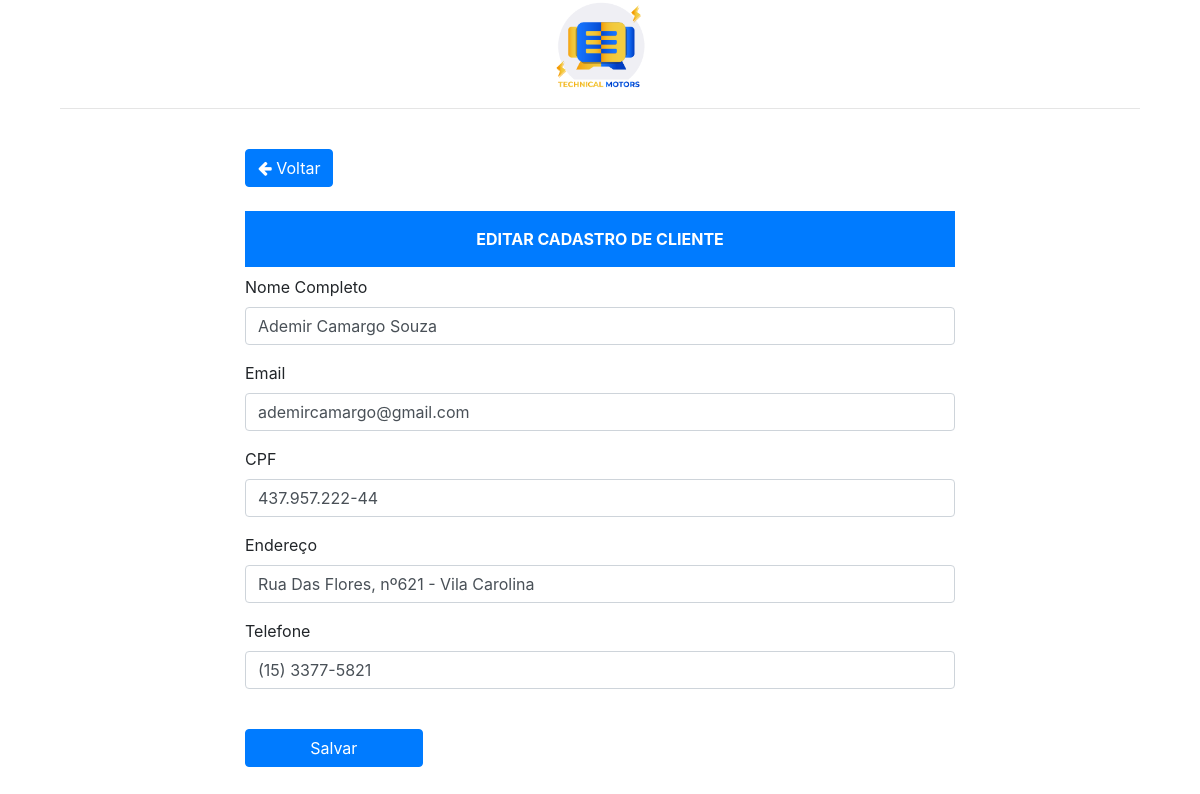
The app's page /cliente/1 with its own data.
### app/models.py (models this page shows, shortened)
class Clientes(db.Model, UserMixin):
    __tablename__ = "clientes"
    id = db.Column(db.Integer, primary_key=True, autoincrement=True)
    nome = db.Column(db.String(100), nullable=False)
    email = db.Column(db.String(100), nullable=False, unique=True, index=True)
    cpf = db.Column(db.String(100), nullable=True, unique=True)
    endereco = db.Column(db.String(100), nullable=False)
    telefone = db.Column(db.String(100), nullable=False)

### app/view_clientes/views.py (the view, shortened to what this page needs)
@clientes.route("/cliente/<int:id>", methods=["GET", "POST"])
def editar(id):
    clientes = Clientes.query.get(id)
    form = EditarClienteForm()
    form.nome.data = clientes.nome
    form.email.data = clientes.email
    form.cpf.data = clientes.cpf
    form.endereco.data = clientes.endereco
    form.telefone.data = clientes.telefone
    return render_template("editar/editar_clientes.html", form=form)

### app/forms.py
class EditarClienteForm(FlaskForm):
    nome = StringField("Nome Completo", validators=[
        DataRequired("o campo é obrigatório")
    ])
    email = EmailField("Email", validators=[
        Email()
    ])
    cpf = StringField("CPF", validators=[
        DataRequired("o campo é obrigatório")
    ])
    endereco = StringField("Endereço", validators=[
        DataRequired("o campo é obrigatório")
    ])
    telefone = StringField("Telefone", validators=[
        DataRequired("o campo é obrigatório")
    ])
    submit = SubmitField("Salvar")

### app/templates/editar/editar_clientes.html
{% extends  'bases/base.html' %}
{% from 'bases/form.html' import render_form %}
{% block content %}
<div class="container vh-100">
  <div class="row justify-content-center">
      <img class="m-auto" src="/static/img/img-01.png" style="max-width: 100px" alt="IMG">
  </div>
      <hr></hr>
  <div class="row justify-content-center align-items-cent">
    <div class="col-8">
      <br>
      <a href="{{ url_for('clientes.tela_cliente') }}" class="btn btn-primary">
        <i class="fa fa-arrow-left" aria-hidden="true"></i>
        Voltar
      </a>
      <br><br>
      <div class="p-3 mb-2 bg-primary text-white font-weight-bold text-center">EDITAR CADASTRO DE CLIENTE</div>
        {{ render_form(form) }}
      <br><br><br><br>
    </div>
  </div>
{% endblock %}

### app/templates/bases/form.html (shortened to what this page needs)
{% macro _hz_form_wrap(horizontal_columns, form_type, add_group=False, required=False) %}
{{ caller() }}
{% endmacro %}
{% macro render_field(field,
                    form_type="basic",
                    horizontal_columns=('lg', 2, 10),
                    button_map={}) %}
    {% if field.flags.required and not required in kwargs %}
        {% set kwargs = dict(required=True, **kwargs) %}
    {% endif %}
    {% if field.widget.input_type == 'checkbox' %}
        {% call _hz_form_wrap(horizontal_columns, form_type, True, required=required) %}
            <div class="form-group form-check{% if form_type == "inline" %} form-check-inline{% endif %}">
                <label class="form-check-label">
                    {{ field(class_="form-check-input")|safe }} {{ field.label.text|safe }}
                </label>
            </div>
        {% endcall %}
    {%- elif field.type == 'SubmitField' -%}
        {% set field_kwargs = kwargs %}
        {% call _hz_form_wrap(horizontal_columns, form_type, True, required=required) %}
        <br>
            {{ field(class='w-25 btn btn-%s' % button_map.get(field.name, 'primary'),
            **field_kwargs) }}
        {% endcall %}
    {% else -%}
        <div class="form-group {%- if form_type == "horizontal" %} row{% endif -%}
                         {%- if field.flags.required %} required{% endif -%}">
            {%- if form_type == "inline" %}
                {{ field.label(class="sr-only")|safe }}
                {% if field.type == 'FileField' %}
                    {% if field.errors %}
                        {{ field(class="form-control-file is-invalid", **kwargs)|safe }}
                    {% else %}
                        {{ field(class="form-control-file", **kwargs)|safe }}
                    {% endif %}
                {% else %}
                    {% if field.errors %}
                        {{ field(class="form-control mb-2 mr-sm-2 mb-sm-0 is-invalid", **kwargs)|safe }}
                    {% else %}
                        {{ field(class="form-control mb-2 mr-sm-2 mb-sm-0", **kwargs)|safe }}
                    {% endif %}
                {% endif %}
            {%- else -%}
                {{ field.label(class="form-control-label")|safe }}
                {% if field.type == 'FileField' %}
                    {% if field.errors %}
                        {{ field(class="form-control-file is-invalid", **kwargs)|safe }}
                    {% else %}
                        {{ field(class="form-control-file", **kwargs)|safe }}
                    {% endif %}
                {% else %}
                    {% if field.errors %}
                        {{ field(class="form-control is-invalid", **kwargs)|safe }}
                    {% else %}
                        {{ field(class="form-control", **kwargs)|safe }}
                    {% endif %}
                {% endif %}
            {%- endif %}
        </div>
    {% endif %}
{% endmacro %}
{% macro render_form(form,
                    action="",
                    method="post",
                    extra_classes=None,
                    role="form",
                    form_type="basic",
                    horizontal_columns=('lg', 2, 10),
                    enctype=None,
                    button_map={},
                    id="",
                    novalidate=False,
                    render_kw={}) %}
    {%- set _enctype = [] %}
    {%- if enctype is none -%}
        {%- for field in form %}
            {%- if field.type == 'FileField' %}
                {%- set _ = _enctype.append('multipart/form-data') -%}
            {%- endif %}
        {%- endfor %}
    {%- else %}
        {% set _ = _enctype.append(enctype) %}
    {%- endif %}
    <form{%- if action != None %} action="{{ action }}"{% endif -%}
            {%- if method %} method="{{ method }}"{% endif %}
            class="form
{%- if extra_classes %} {{ extra_classes }}{% endif -%}{%- if form_type == "inline" %} form-inline{% endif -%}"
            {%- if role %} role="{{ role }}"{% endif -%}
            {%- if render_kw %} {{ render_kw|xmlattr }}{% endif -%}>
        {%- for field in form %}
            {% if not bootstrap_is_hidden_field(field) -%}
                {{ render_field(field,
                    form_type=form_type,
                    horizontal_columns=horizontal_columns,
                    button_map=button_map) }}
            {%- endif %}
        {%- endfor %}
    </form>
{%- endmacro %}

### records on screen
Clientes: nome "Ademir Camargo Souza" "ademircamargo@gmail.com" "437.957.222-44" "Rua Das Flores, nº621 - Vila Carolina" "(15) 3377-5821"

### other values on screen
{{ field.label(class="form-control-label")|safe }} "Nome Completo" "Email" "CPF" "Endereço" "Telefone"
